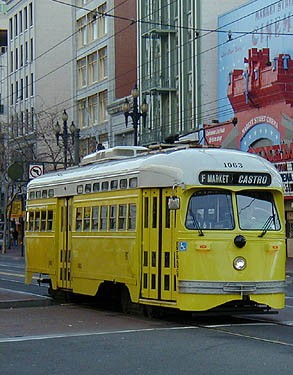
#> input picture computervision1/lab4/left.jpg, 293 x 375 px
$ python stich.py
#> lines starting #> are read from the running program, lines starting #| are printed output that depends on the picture
### computervision1/lab4/uiux.py
import sys
import time
import matplotlib.pyplot as plt
import numpy as np

# Ask y/n user input
def single_yes_or_no_question(question):
#> called with question = 'Stich default images together?'
    choices = " [Y/n]: "
    reply = str(input(question + choices)).lower().strip()
#> the answer given: y
    if len(reply) == 1 and reply[0] == "y":
        return True
    elif len(reply) == 1 and reply[0] == "n":
        return False
    else:
        return single_yes_or_no_question(question)

def get_string_input_stripped(presentence = ""):
    return str(input(presentence)).strip()

def print_error(error):
    _, _, exc_tb = sys.exc_info()
    print(f"Error at line {exc_tb.tb_lineno}: {error}")

def print_succes():
    print(f"\--- SUCCESSFUL\n")

def print_animation(mode = "loading"):
#> called with mode = 'loading'
    if mode is "loading":
        animation = [
        "[        ]",
        "[=       ]",
        "[===     ]",
        "[====    ]",
        "[=====   ]",
        "[======  ]",
        "[====== ]",
        "[========]",
        "[ =======]",
        "[  ======]",
        "[   =====]",
        "[    ====]",
        "[     ===]",
        "[      ==]",
        "[       =]",
        "[        ]",
        "[        ]"
        ]

        notcomplete = True

        i = 0

        while notcomplete:
            print(animation[i % len(animation)], end='\r')
            time.sleep(.1)
            i += 1
            if i == 2*10:
                break

### computervision1/lab4/keypoint_matching.py
import cv2 as cv
import matplotlib.pyplot as plt
import sys
import numpy as np
import uiux

# Note that these variables are lists of list since we want to be able process a set of images
images = []
images_gray = []
keypoints = []
descriptors = []
matches = []

# SIFT detector
def sift(n_features = 0, n_octaveLayers = 3, contrast_threshold = 0.04, edge_threshold = 10, sigma = 1.6):
    print("Find keypoints using SIFT.")

    try:
        if not images or not images_gray:
            raise Exception("Initialize the image sets images = [] and images_gray = [] inside the keypointmatching module with the image data!")
    except Exception as error:
        _, _, exc_tb = sys.exc_info()
        print(f"Error at line {exc_tb.tb_lineno}: {error}")
        exit()

    sift = cv.xfeatures2d.SIFT_create(n_features, n_octaveLayers, contrast_threshold, edge_threshold, sigma)

    # For each image detect features, i.e. keypoints, and their descriptor using the SIFT detector
    for i in range(len(images)):
        kp, ds = sift.detectAndCompute(images_gray[i], None)
        keypoints.append(kp)
        descriptors.append(ds)

    uiux.print_succes()

# Brute force matching
def bfm(n_matching_points_to_connect = 10, n_draw_mode = "random", visualize = False):
    print("Find matches using brute force matching (BFM).")
    global matches

    try:
        # Create BFMatcher with default params
        bf = cv.BFMatcher()

        # Match descriptors between each pair of image in the set
        for i in range(len(images)):
            # Prevent out of bounds
            if i + 1 == len(images):
                break;

            # Match descriptors
            mtchs = bf.knnMatch(descriptors[i], descriptors[i + 1], k=2)

            # Apply ratio test
            good = []
            for m,n in mtchs:
                if m.distance < 0.75*n.distance:
                    good.append([m])

            # Save for use in other files
            matches.append(good)

            if n_matching_points_to_connect > len(good):
                raise Exception("<n_matching_points_to_connect> exceeds number of matching points found.")

            # According to parameter given draw a specific way from the found matches
            if n_draw_mode is "first":
                connected = good[:n_matching_points_to_connect]
            elif n_draw_mode is "last":
                connected = good[len(good) - n_matching_points_to_connect:len(good)]
            # Default: randomly draw n matching pairs
            else:
                connected = np.random.choice(np.array(good).ravel(), n_matching_points_to_connect, replace = False).reshape(n_matching_points_to_connect, 1)

            uiux.print_succes()
            print(f"{len(matches[i])} matching pair(s) found!")

            # cv.drawMatchesKnn expects list of lists as matches.
            if visualize:
                img = cv.drawMatchesKnn(images_gray[i], keypoints[i], images_gray[i + 1], keypoints[i + 1], connected, None, flags = cv.DrawMatchesFlags_NOT_DRAW_SINGLE_POINTS)
                plt.title(f"Matches of {n_matching_points_to_connect} {n_draw_mode} feature descriptors between image {i + 1} and {i + 2}")
                plt.imshow(img)

        plt.show()
    except Exception as error:
        _, _, exc_tb = sys.exc_info()
        print(f"Error at line {exc_tb.tb_lineno}: Something went wrong using BFM to match images!")
        print(f"{error}")
        exit()

### computervision1/lab4/RANSAC.py
import numpy as np
from numpy import int8, linalg
from numpy.core.fromnumeric import argmax
from numpy.lib.index_tricks import r_
from numpy.random.mtrand import rand, random_sample
import sys
import matplotlib.pyplot as plt
import cv2 as cv
import uiux

# Contrained least squares method
def clsm(A):
    # Solve as an eigenvalue problem using singular value decomposition
    _, _, vh = np.linalg.svd(A)
    min = 8
    return vh[min]

# Contruct matrix A of knowns
def construct_A(pairs):
    """"
        Let the input be an array containing the set of pairs of matching points, where pairs_i = [(x_i, y_i), (x_i', y_i')], with (x_i, y_i) <-> (x_i', y_i')
    """
    A = []

    for pair in pairs:
        p1 = pair[0]
        p1_x, p1_y = p1

        p2 = pair[1]
        p2_x, p2_y = p2

        x_eq_row = [p1_x, p1_y, 1, 0, 0, 0, -p2_x * p1_x, -p2_x * p1_y, -p2_x]
        y_eq_row = [0, 0, 0, p1_x, p1_y, 1, -p2_y * p1_x, -p2_y * p1_y, -p2_y]

        A.append(x_eq_row)
        A.append(y_eq_row)

    return np.array(A)

# Compute projection of point p given its coordinates
def project_p(H, x, y):
    p = np.transpose(np.atleast_2d([x, y, 1]))
    return p, np.matmul(H, p)

# Returns al the inliers given our model i.e. warping with a chosen homograpy
def get_inliers(H, matches, e):
    """ e: Error marge, i.e. radius of pixel location deviation from the true value. """
    inliers = []

    for match in matches:
        p1, p2 = match

        p1_x, p1_y = p1
        p2_x, p2_y = p2
        p1, p_est = project_p(H, p1_x, p1_y)

        p_est_x = p_est[0][0]
        p_est_y = p_est[1][0]

        # Classify it as inlier when it lies within a radius of <e> pixels compared to the coordinates of the matching point
        if abs(p2_x - p_est_x) <= e and abs(p2_y - p_est_y) <= e:
            inliers.append(p1)

    return inliers

# [11 lines of commented-out code are left out]
def ransac(T, kp1, kp2, N = 500, P = 50, e = 10):
    print("Applying RANSAC algorithm")

    try:
        if P < 4:
            raise Exception("To solve the system of linear equations RANSAC requires at least 4 mathing pairs. P >= 4.")

        if P > len(T):
            raise Exception(f"Number of matching pairs to be picked P = {P} exceeds number of matching points found. Choose a number below {len(T)}.")

    except Exception as error:
        _, _, exc_tb = sys.exc_info()
        print(f"Error at line {exc_tb.tb_lineno}: {error}")
        exit()

    matches = []

    # Get coordinate points of found matching pairs
    for match in T:
        p1 = kp1[match[0].queryIdx].pt
        p2 = kp2[match[0].trainIdx].pt
        matches.append([p1, p2])

    print(f"* Finding best model fit.")

    H_best = np.zeros((3, 3))
    inliers_max = 0

    # Repeat N times
    for i in range(N):
        # Random sample taken from the found matches pairs
        s_matches = []
        # Temp
        src_pts = []
        dst_pts = []

        # Pick P random matches given set T
        random_indices = np.random.choice(len(matches), P, replace = False)

        # Construct matching pairs coordinates set
        for index in random_indices:
            p1, p2 = matches[index]
            s_matches.append([p1, p2])
            src_pts.append(p1)
            dst_pts.append(p2)

        src_pts = np.array(src_pts)
        dst_pts = np.array(dst_pts)

        # Solve for A^T*A*x = lambda * x
        A = construct_A(s_matches)
        x = clsm(A)

        # Homography
        H = np.atleast_2d(x).reshape(3, 3)
        H = H / H[2, 2]
        inliers = get_inliers(H, matches, e)

        print(f"Iteration {i + 1} inliers found: {len(inliers)}")

        """
            When higher accuracy obtained: set new record, i.e. threshold, to select model
            and save newly found best model, i.e. homography
        """
        if len(inliers) > inliers_max:
            inliers_max = len(inliers)
            H_best = H

    # Force good model selection
    if inliers_max == 0:
        print(f"Could not find a good model inliers found is {inliers_max}. Try again with various P (P is now set to {P})!")
        exit()
    else:
        uiux.print_succes()
        print(f"Repeated model fitting with N = {N} (number of iterations).")
        print(f"Best model found with sample size P = {P} resulted in {inliers_max} inliers, corresponding to {inliers_max} out of {len(matches)} positive observations.")
        print(f"Accuracy = {(inliers_max/len(matches)) * 100}%.\nHomography matrix H as follows:\n\n{H_best}\n\n")

    return H_best


### computervision1/lab4/stich.py
from matplotlib.pyplot import imshow
import uiux
import keypoint_matching as kpm
import RANSAC as rnsc
import cv2 as cv
import numpy as np
import matplotlib.pyplot as plt
import random

# Convert image in BGR color space to GRAY color space
def BGR2GRAY(input, output_type = "uint8"):
    image_gray = cv.cvtColor(input, cv.COLOR_BGR2GRAY)

    if type is "float32":
        return image_gray.astype(np.float32)
    elif type is "uint8":
        return image_gray.astype(np.uint8)
    else:
        return image_gray.astype(np.uint8)

# Reads in an image
def read_image(img):
    try:
        print(f"Read in '{img}' image.")
        image = cv.imread(img)

        if image is None:
            raise Exception("File name/path might be wrong.")

        uiux.print_succes()
        return image
    except Exception as error:
        uiux.print_error(f"Something went wrong reading the '{img}'' image. {error}")
        exit()

def get_bounding_box(H, img):
    y_max, x_max, _ = img.shape
    y_max -= 1 # Since we want the max indices
    x_max -= 1

    # Compute projection coordinates of corners of the input image
    _, tl = rnsc.project_p(H, 0, 0) # Top left corner
    _, tr = rnsc.project_p(H, x_max, 0) # Top right corner
    _, bl = rnsc.project_p(H, 0, y_max) # Bottom left corner
    _, br = rnsc.project_p(H, x_max, y_max) # Bottom right corner

    corners_x = np.array([tl[0][0], tr[0][0], bl[0][0], br[0][0]])
    corners_y = np.array([tl[1][0], tr[1][0], bl[1][0], br[1][0]])

    cx_min = np.amin(corners_x)
    cx_max = np.amax(corners_x)

    cy_min = np.amin(corners_y)
    cy_max = np.amax(corners_y)

    return np.array([[cy_min, cy_max], [cx_min, cx_max]])

# Estimate size of stitched images frame
def estimate_size_frame(H, img):
    print(f"* Estimating new frame size [y, x].")

    y_max, x_max, _ = img.shape

    y_boundaries, x_boundaries = get_bounding_box(H, img)
    cy_min, cy_max = y_boundaries
    cx_min, cx_max = x_boundaries

    delta_x_l, delta_x_r = 0, 0
    delta_y_t, delta_y_b = 0, 0

    # Extension of x-axis on the left side
    if cx_min < 0:
        delta_x_l = abs(round(cx_min))

    # Extension of x-axis on the right side
    if cx_max > x_max:
        delta_x_r = abs(round(cx_max - x_max))

    # Extension of y-axis on the top side
    if cy_min < 0:
        delta_y_t = abs(round(cy_min))

    # Extension of y-axis on the bottom side
    if cy_max > y_max:
        delta_y_b = abs(round(cy_max - y_max))

    shape = [delta_y_t + y_max + delta_y_b, delta_x_l + x_max + delta_x_r, 3]
    uiux.print_succes()
    print(f"old shape: {list(img.shape)}")
    print(f"new shape: {shape}")
    print(f"dy = {delta_y_t}, dx = {delta_x_l}\n")
    return shape, delta_y_t, delta_x_l

# Forward warping
def forward_warping(H, img, frame, dx = 0, dy = 0, nearest_neighbor = True):
    r, c, _ = img.shape
    r_frame, c_frame, _ = frame.shape

    img_out = np.empty(img.shape)

    for y_i in range(r):
        for x_i in range(c):
            # Value in input image
            val = img[y_i][x_i]

            _, p_new = rnsc.project_p(H, x_i, y_i)
            p_new_x = p_new[0][0]
            p_new_y = p_new[1][0]

            if nearest_neighbor:
                p_new_x = round(p_new_x)
                p_new_y = round(p_new_y)

            # Prevent out of bounds when projection falls out of frame
            x_i_frame = p_new_x + dx
            y_i_frame = p_new_y + dy

            if not ((x_i_frame >= c_frame or y_i_frame >= r_frame) or (x_i_frame < 0 or y_i_frame < 0)):
                # TRY TO PLACE IN FRAME
                frame[p_new_y + dy][p_new_x + dx] = val

            # Prevent projection when location outside of image size
            if not ((p_new_x >= c or p_new_y >= r) or (p_new_x < 0 or p_new_y < 0)):
                # Place value at location of projection in output image
                img_out[p_new_y][p_new_x] = val

    return img_out, frame

# Backward warping
def backward_warping(H, bounding_box, img_original, frame, dx, dy, nearest_neighbor = True):
    r, c = bounding_box
    y_max, x_max, _ = img_original.shape
    y_max -= 1
    x_max -= 1

    y_frame, x_frame, _ = frame.shape
    y_frame -= 1
    x_frame -= 1

    H_inv = np.linalg.inv(H)

    for y_i in range(r[0], r[1]):
        for x_i in range(c[0], c[1]):
            # Get corresponding coordinates in original image
            _, p_new = rnsc.project_p(H_inv, x_i, y_i)

            p_new_x = p_new[0][0]
            p_new_y = p_new[1][0]

            if nearest_neighbor:
                p_new_x = round(p_new_x)
                p_new_y = round(p_new_y)

            if (p_new_x < 0 or p_new_x > x_max) or (p_new_y < 0 or p_new_y > y_max):
                continue

            # Get original value
            val = img_original[p_new_y][p_new_x]

            # Get corresponding coordinates in frame
            x_i_frame = x_i + dx
            y_i_frame = y_i + dy

            # Project on frame
            if not ((x_i_frame < 0 or x_i_frame > x_frame) or (y_i_frame < 0 or y_i_frame > y_frame)):
                # Set value in frame image
                frame[y_i + dy][x_i + dx] = val

    return frame

"""
    Stitches images in sequential order given a set of images.
    Code has been implemented to work for a set of two images were the first image is warped towards the second.
    However can be easily extended such that each image gets warped to the correct other image in the set.
"""
def stitch_images(images, images_gray, img_names):
    kpm.images = images
    kpm.images_gray = images_gray
    kpm.sift()
    kpm.bfm(visualize=True)

    img1 = images[0]
    img2 = images[1]

    H = rnsc.ransac(kpm.matches[0], kpm.keypoints[0], kpm.keypoints[1])

    # Compute size of stitched images frame
    shape, delta_y, delta_x = estimate_size_frame(H, img2)

    # Translation matrix M from position in img2 to position in the frame
    M = np.float32([[1, 0, delta_x],
                    [0, 1, delta_y]])

    # Choose img2 as reference image so use that the construct the frame
    frame = cv.warpAffine(img2, M, (shape[1], shape[0]))

    # Get bounding box of image to warp
    y_range, x_domain = get_bounding_box(H, img1)

    img1_on_img2, _ = forward_warping(H, img1, np.zeros(img1.shape), delta_x, delta_y)

    # Use backward warping to project image on frame
    img_proj = backward_warping(H, [y_range.astype(int), x_domain.astype(int)], img1, frame, delta_x, delta_y)

    # Convert color space back to RGB for display
    img_proj = img_proj[:, :, [2, 1, 0]]
    img1 = img1[:, :, [2, 1, 0]]
    img2 = img2[:, :, [2, 1, 0]]
    img1_on_img2 = cv.cvtColor(img2[:, :, [2, 1, 0]], cv.COLOR_BGR2RGB)

    fig = plt.figure(figsize = (20, 40))
    fig.suptitle("Projective transformation using an estimated homography through RANSAC")

    ax1 = fig.add_subplot(2, 2, 1)
    plt.imshow(img1)

    ax2 = fig.add_subplot(2, 2, 2)
    plt.imshow(img2)

    ax3 = fig.add_subplot(2, 2, 3)
    plt.imshow(img1_on_img2)

    ax4 = fig.add_subplot(2, 2, 4)
    plt.imshow(img_proj.astype(int))

    ax1.title.set_text(f"'{img_names[0]}'")
    ax2.title.set_text(f"'{img_names[1]}' chosen as reference image")
    ax3.title.set_text(f"Forward warping '{img_names[0]}' -> '{img_names[1]}'")
    ax4.title.set_text(f"Backward warping '{img_names[0]}' -> stich frame")

    plt.show()

if __name__ == "__main__":
    # Randomly choose default images to stitch
    if random.randint(0, 1):
        composition = ["left.jpg", "right.jpg"]
    else:
        composition = ["boat1.pgm", "boat2.pgm"]

    # composition = ["left.jpg", "right.jpg"]

    # Image data
    images = []
    images_gray = []

    # Ask user for manual input images
    default = uiux.single_yes_or_no_question("Stich default images together?")

    if default:
        print(f"We selected pictures '{composition[0]}' and '{composition[1]}' for you. Try again and we might pick another set \u2764")
    print(f"HERE WE GO!")
    uiux.print_animation()
    print(f"We will stitch a set of {len(composition)} images.")

    if not default:
        print("Please provide us:")
        for i in range(len(composition)):
            composition[i] = uiux.get_string_input_stripped(f"Filename image {i + 1}: ")

    # Save images data
    for image in composition:
        img = read_image(image)
#> in read_image, image is the input picture: shape (375, 293, 3); mean B, G, R 97.6, 110.5, 104.9

        # Force images in a color space that is not gray
        try:
            if len(img.shape) != 3:
                raise Exception("Sorry currently we only process colored images! Color images are required.")
        except Exception as error:
            uiux.print_error(f"{error}")
            exit()

        img_gray = BGR2GRAY(img)
#> in BGR2GRAY, `image_gray = cv.cvtColor(input, cv.COLOR_BGR2GRAY)`:
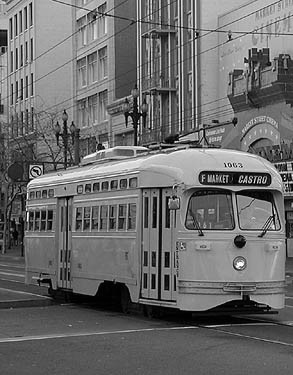
#> image_gray: shape (375, 293); min 0, max 255, mean 107.3

        images.append(img)
        images_gray.append(img_gray)
#> pass 2 of the loop `for image in composition:`:
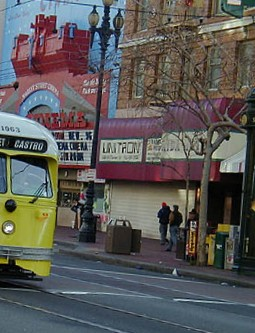
#> input picture computervision1/lab4/right.jpg, 255 x 333 px
#> in read_image, image is the input picture: shape (333, 255, 3); mean B, G, R 87.1, 89.1, 90.6
#> in BGR2GRAY (call 2), `image_gray = cv.cvtColor(input, cv.COLOR_BGR2GRAY)`:
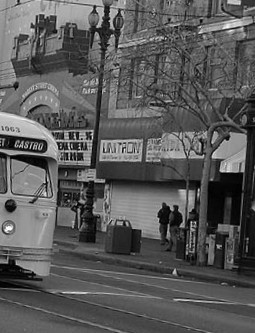
#> image_gray: shape (333, 255); min 0, max 255, mean 89.3

    # Find the best transformation
    stitch_images(images, images_gray, composition)
#> the loop in sift, `for i in range(len(images)):` made 2 passes
#> after the loop in sift, `for i in range(len(images)):`: descriptors = 2 items
#> the loop in bfm, `for i in range(len(images)):` made 2 passes
#> mtchs on pass 1: 708 matches
#| \--- SUCCESSFUL
#| 101 matching pair(s) found!
#> pass 1, in bfm, `img = cv.drawMatchesKnn(images_gray[i], keypoints[i], images_gray[i + ..`:
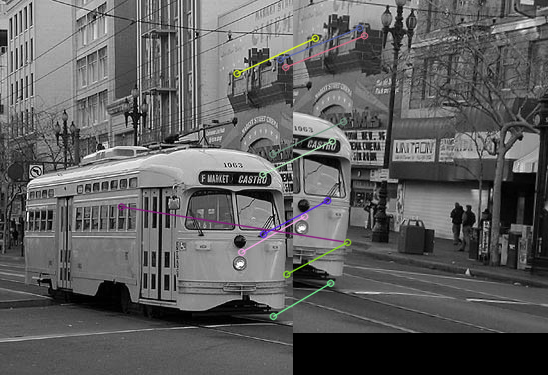
#> img: shape (375, 548, 3); mean of channels 0, 1, 2 94.6, 94.6, 94.7; drawn as B, G, R
#> after the loop in bfm, `for i in range(len(images)):`: matches = 1 item
#> in estimate_size_frame, `y_boundaries, x_boundaries = get_bounding_box(H, img)`: y_boundaries = [-56.15, 298.1]; x_boundaries = [-236.8, 45.7]
#> in estimate_size_frame, `cy_min, cy_max = y_boundaries`: cy_min = -56.15; cy_max = 298.1
#> in estimate_size_frame, `cx_min, cx_max = x_boundaries`: cx_min = -236.8; cx_max = 45.7
#> in estimate_size_frame, `delta_x_l = abs(round(cx_min))`: delta_x_l = 237
#> in estimate_size_frame, `delta_y_t = abs(round(cy_min))`: delta_y_t = 56
#> in estimate_size_frame, `shape = [delta_y_t + y_max + delta_y_b, delta_x_l + x_max + delta_x_r,..`: shape = [389, 492, 3]
#> in stitch_images, `shape, delta_y, delta_x = estimate_size_frame(H, img2)`: delta_y = 56; delta_x = 237
#> in stitch_images, `M = np.float32([[1, 0, delta_x], [0, 1, delta_y]])`: M = [[1, 0, 237], [0, 1, 56]]
#> in stitch_images, `frame = cv.warpAffine(img2, M, (shape[1], shape[0]))`:
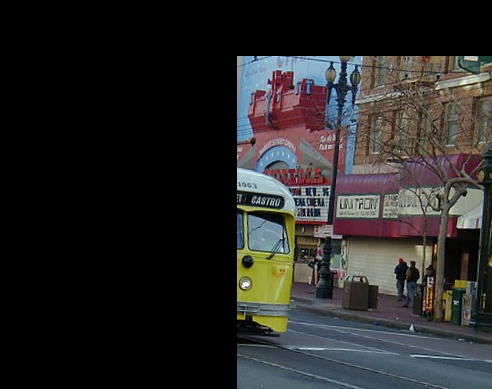
#> frame: shape (389, 492, 3); mean B, G, R 38.6, 39.5, 40.2
#> in stitch_images, `y_range, x_domain = get_bounding_box(H, img1)`: y_range = [-56.15, 343.4]; x_domain = [-240.4, 83.7]
#> after the loop in forward_warping, `for y_i in range(r):`:
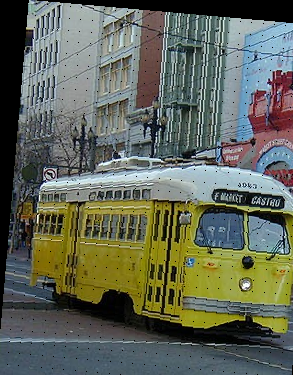
#> frame: shape (375, 293, 3) float64; mean B, G, R 88.9, 102.5, 97.2
#> after the loop in forward_warping, `for y_i in range(r):`:
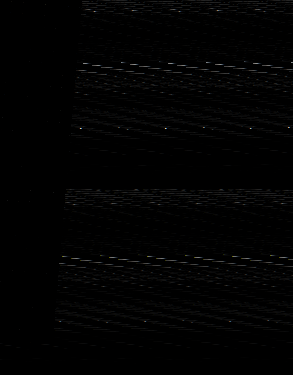
#> img_out: shape (375, 293, 3) float64; mean B, G, R 2.46e+14, 2.47e+14, 2.45e+14; drawn with min black and max white
#> after the loop in backward_warping, `for y_i in range(r[0], r[1]):`:
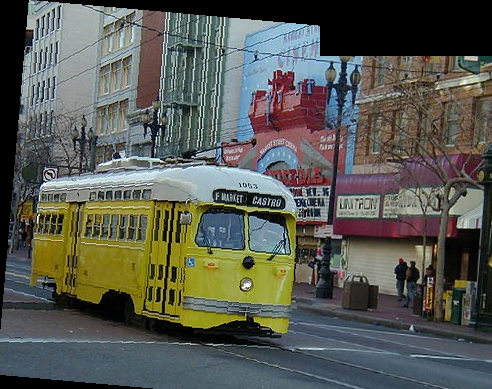
#> frame: shape (389, 492, 3); mean B, G, R 82.5, 90.2, 87.8
#> in stitch_images, `img2 = img2[:, :, [2, 1, 0]]`:
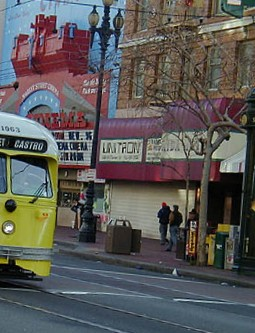
#> img2: shape (333, 255, 3); mean R, G, B 90.6, 89.1, 87.1

    print(f"======================\u2605")
    print(f"We've stitched pictures '{composition[0]}' and '{composition[1]}' for you. Try again and we might pick another set \u2764")
    print(f"======================\u2605")
